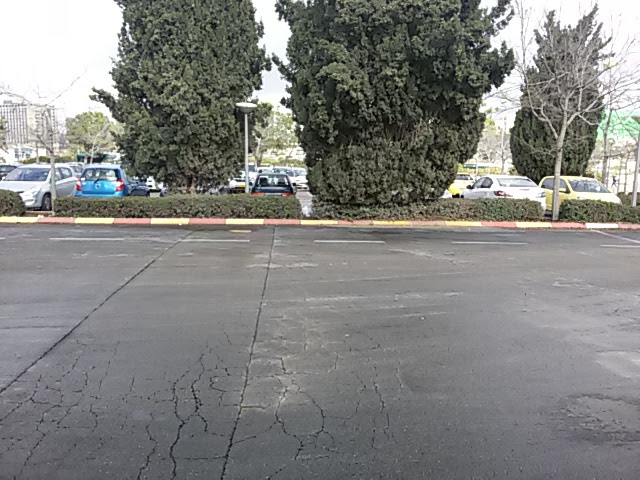
%> input picture data/inp/busStop1.jpg, 640 x 480 px
$ octave --eval "result = HarrisCornerDetector(rgb2gray(imread('../data/inp/busStop1.jpg')));"   (GNU Octave 9; MATLAB toolbox functions it lacks are replaced by stand-ins)
%> lines starting %> are read from the running program, lines starting %| are printed output that depends on the picture; in (x1, y1, x2, y2) boxes, pixels count from 0 and x2, y2 are one past the last pixel; in counts of white or black regions, pixels touching at a corner belong together; the program's own positions count from 1
### code/blurInImageSpace.m
%given an odd number and an image, creates an approximation of a gaussian
%filter, and blurs the image using it.
function blurImage = blurInImageSpace(inImage,kernelSize)
gausKer = [1 1];
for n = 1:kernelSize - 2;
    gausKer = conv2(gausKer, [1 1]);
end
if kernelSize ~= 1
    gausKer = conv2(gausKer, gausKer');
end
gausKer = gausKer / sum(sum(gausKer));
blurImage = conv2(inImage, gausKer, 'same');

### code/nonMaximumSuppression.m
function [ result ] = nonMaximumSuppression( response )
% Find local maxima of corner metric matrix.

%deal with the frame border
response(1:2,:)=-inf;
response(:,1:2)=-inf;

response(end-1:end,:)=-inf;
response(:,end-1:end)=-inf;

BW = imregionalmax(response,8);
maxResponse=max(response(:));

BW(response<(maxResponse*0.1))=0;
result = bwmorph(BW,'shrink',Inf);

end

### code/HarrisCornerDetector.m
function pos = HarrisCornerDetector( im )
% HARRISCORNERDETECTOR Extract key points from the image.
% Arguments:
% im ? nxm grayscale image to find key points inside.
% pos ? A nx2 matrix of [x,y] key points positions in im.
ix = conv2(im, [1 0 -1], 'same');
iy = conv2(im, [1; 0; -1], 'same');
ix2 = blurInImageSpace(ix .* ix, 3);
iy2 = blurInImageSpace(iy .* iy, 3);
ixIy = blurInImageSpace(ix .* iy, 3);
r = ((ix2 .* iy2) - (ixIy.^2)) - 0.04*((ix2 + iy2) .^ 2);
r = nonMaximumSuppression(r);
[row, col] = find(r == 1);
pos = [col, row];
%> in HarrisCornerDetector, `ix = conv2(im, [1 0 -1], 'same');`:
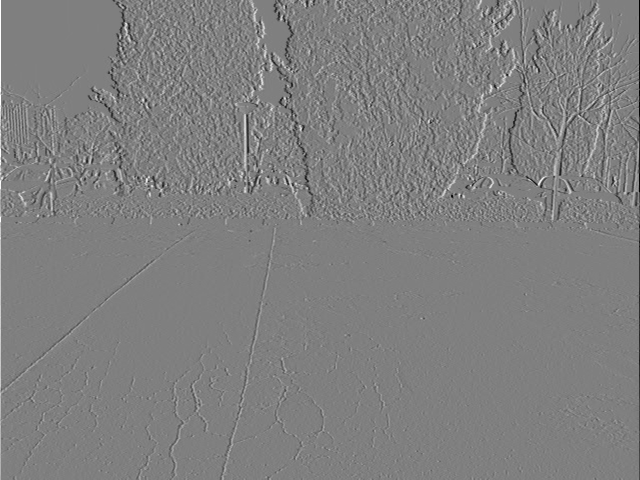
%> ix: size 480x640 double; min -255, max 255, mean 0; drawn with min black and max white
%> in HarrisCornerDetector, `iy = conv2(im, [1; 0; -1], 'same');`:
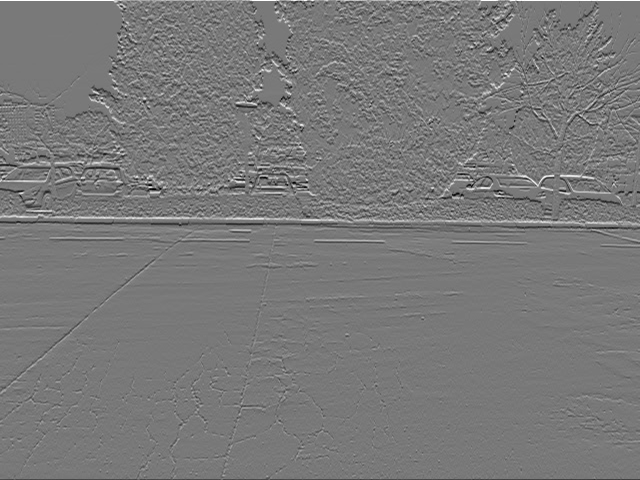
%> iy: size 480x640 double; min -232, max 255, mean -0.2; drawn with min black and max white
%> call 3 of blurInImageSpace, with kernelSize = 3
%> in blurInImageSpace (call 3), `blurImage = conv2(inImage, gausKer, 'same');`:
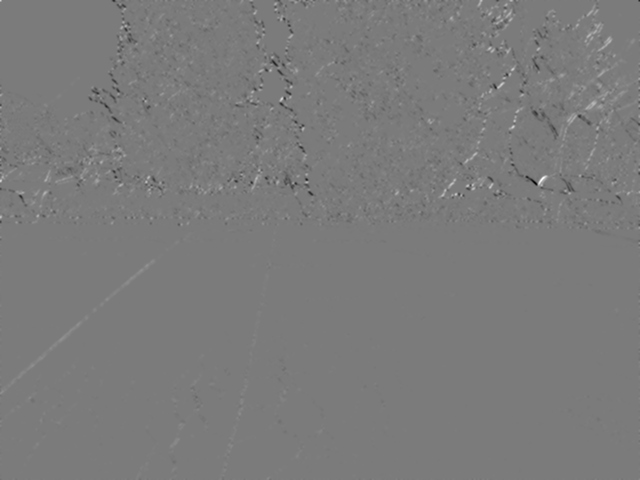
%> blurImage: size 480x640 double; min -22829.9, max 24299.8, mean -8.8; drawn with min black and max white
%> in HarrisCornerDetector, `r = ((ix2 .* iy2) - (ixIy.^2)) - 0.04*((ix2 + iy2) .^ 2);`:
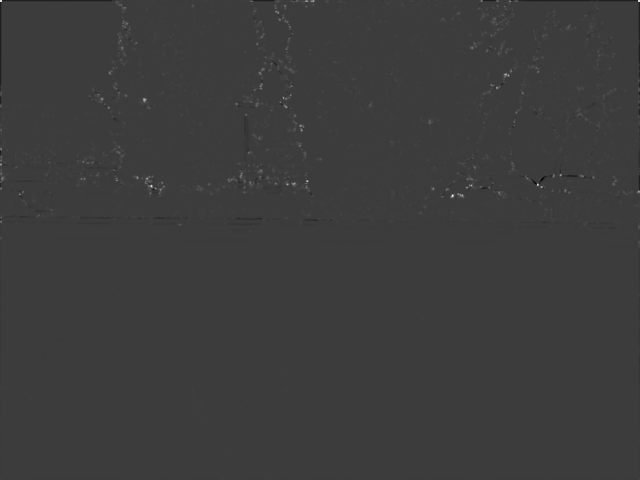
%> r: size 480x640 double; min -87331904.7, max 283685194.1, mean 586647.8; drawn with min black and max white
%> in nonMaximumSuppression, `response(:,end-1:end)=-inf;`:
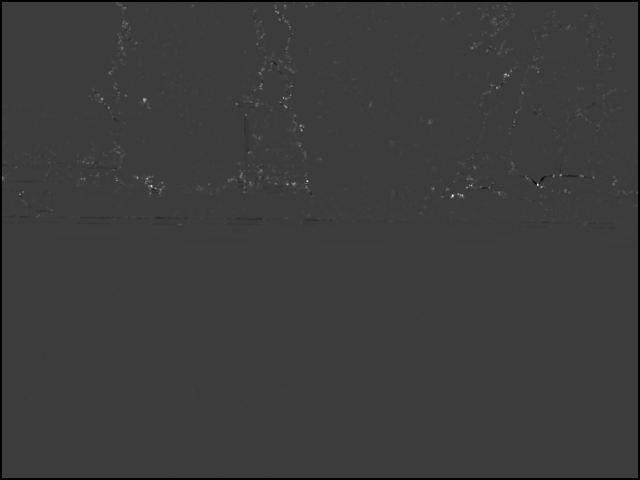
%> response: size 480x640 double; 1.45% of the values are NaN or infinite; the others: min -87331904.7, max 283685194.1, mean 642691.4; drawn with min black, max white, NaN and infinite black
%> in nonMaximumSuppression, `BW = imregionalmax(response,8);`:
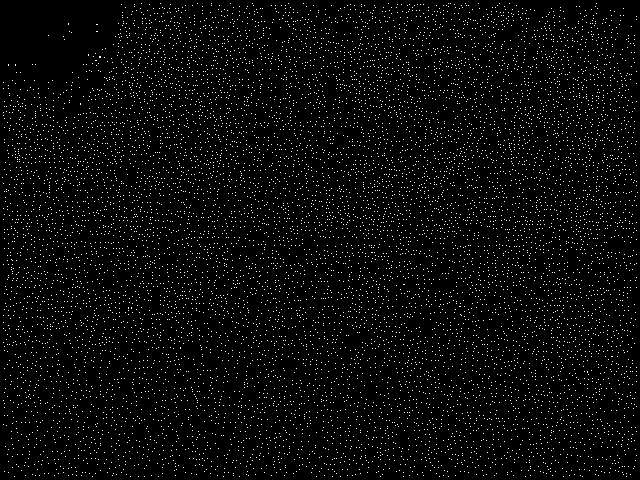
%> BW: size 480x640 logical; 3.5% white in thin lines or dots
%> in nonMaximumSuppression, `maxResponse=max(response(:));`: maxResponse = 283685194.1
%> in nonMaximumSuppression, `BW(response<(maxResponse*0.1))=0;`:
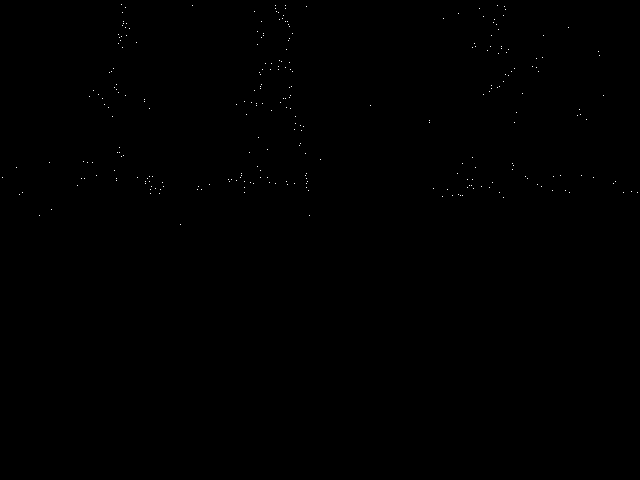
%> BW: size 480x640 logical; 0.09% white in thin lines or dots, all inside (x1, y1, x2, y2) = (2, 4, 638, 225)
%> in HarrisCornerDetector, `[row, col] = find(r == 1);`: row = 275 values from 5 to 225; col = 275 values from 3 to 638
%> in HarrisCornerDetector, `pos = [col, row];`: pos = 275 rows, first 12: [3 178; 17 168; 20 195; 23 193; 40 216; 50 163; 52 210; 78 186; 82 179; 84 162; 85 179; 88 163]
%> `result = HarrisCornerDetector(rgb2gray(imread('../data/inp/busStop1.jp..`: result has the same summary as pos in HarrisCornerDetector

$ run again, on data/inp/busStop2.jpg
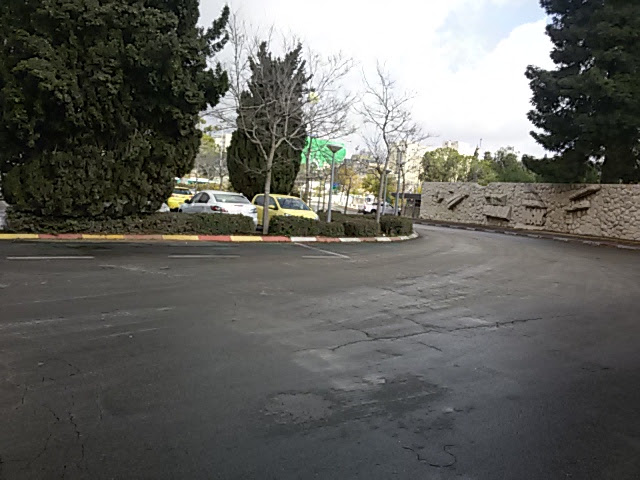
%> input picture data/inp/busStop2.jpg, 640 x 480 px
%> in nonMaximumSuppression, `BW = imregionalmax(response,8);`:
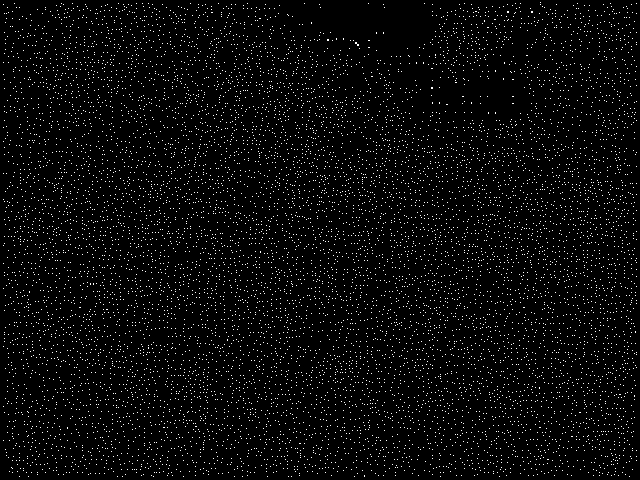
%> BW: size 480x640 logical; 3.4% white in thin lines or dots
%> maxResponse = 183508390.7
%> in nonMaximumSuppression, `BW(response<(maxResponse*0.1))=0;`:
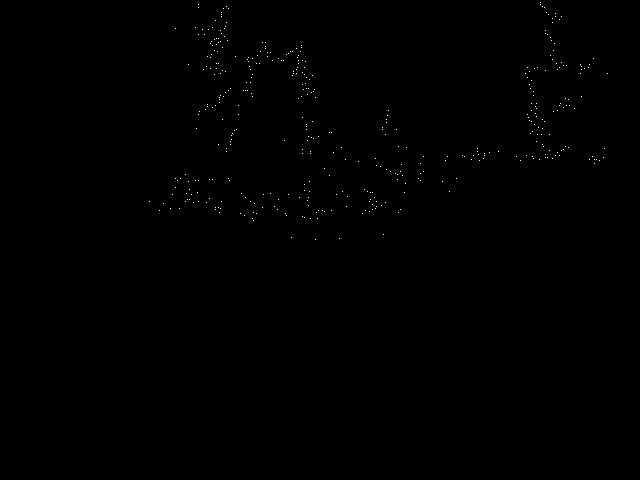
%> BW: size 480x640 logical; 0.14% white in thin lines or dots, all inside (x1, y1, x2, y2) = (149, 2, 608, 240)
%> row = 424 values from 3 to 240; col = 424 values from 150 to 608
%> pos = 424 rows, first 12: [150 202; 160 211; 164 204; 171 209; 173 195; 176 29; 176 179; 176 188; 178 181; 180 209; 181 179; 186 175]
%> result has the same summary as pos in HarrisCornerDetector

$ run again, on data/inp/busStop3.jpg
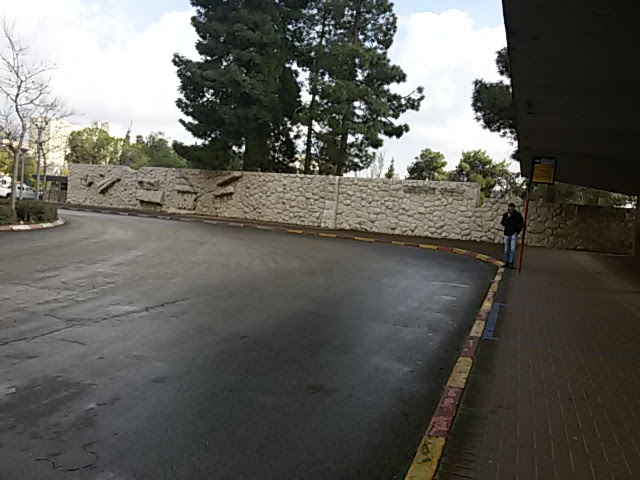
%> input picture data/inp/busStop3.jpg, 640 x 480 px
%> in nonMaximumSuppression, `BW = imregionalmax(response,8);`:
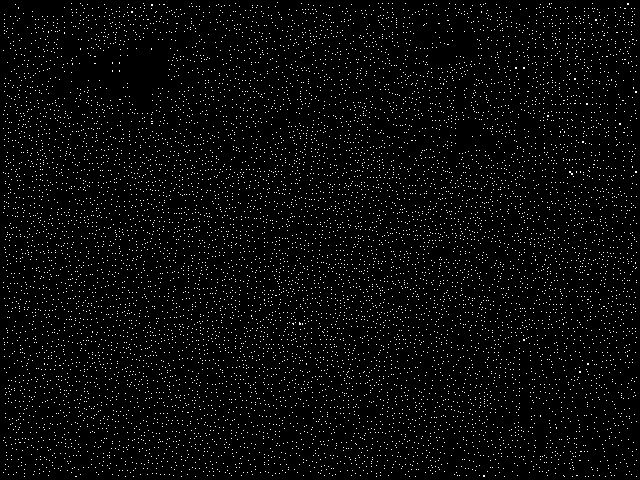
%> BW: size 480x640 logical; 3.4% white in thin lines or dots
%> maxResponse = 224974029.5
%> in nonMaximumSuppression, `BW(response<(maxResponse*0.1))=0;`:
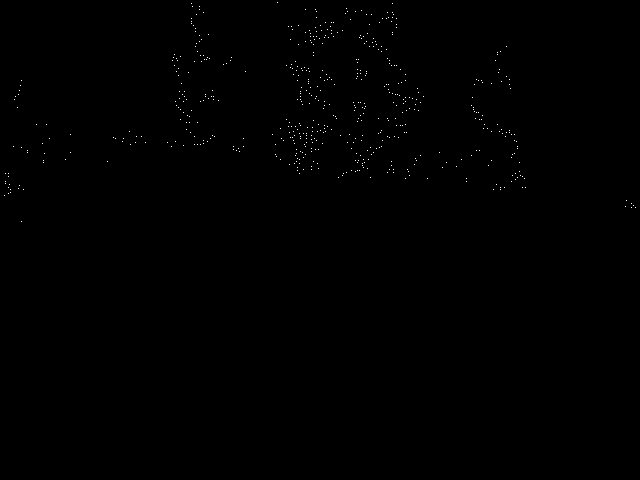
%> BW: size 480x640 logical; 0.19% white in thin lines or dots, all inside (x1, y1, x2, y2) = (4, 2, 636, 222)
%> row = 578 values from 3 to 222; col = 578 values from 5 to 636
%> pos = 578 rows, first 12: [5 196; 6 174; 6 182; 6 184; 9 174; 9 177; 9 188; 9 194; 10 185; 11 190; 11 193; 14 147]
%> result has the same summary as pos in HarrisCornerDetector

$ run again, on data/inp/myPan1.jpg
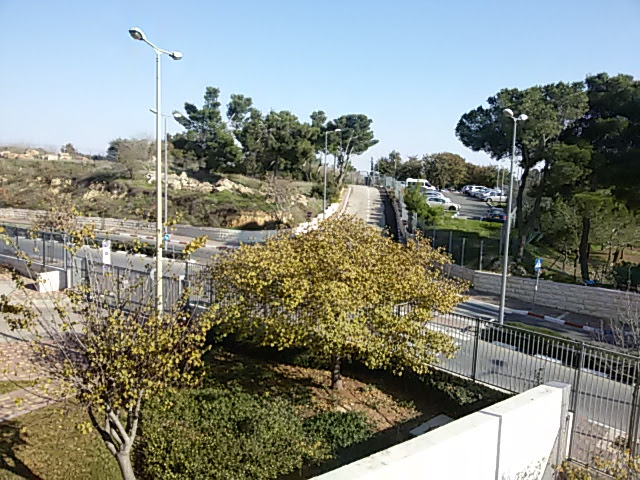
%> input picture data/inp/myPan1.jpg, 640 x 480 px
%> maxResponse = 211262828.3
%> in nonMaximumSuppression, `BW(response<(maxResponse*0.1))=0;`:
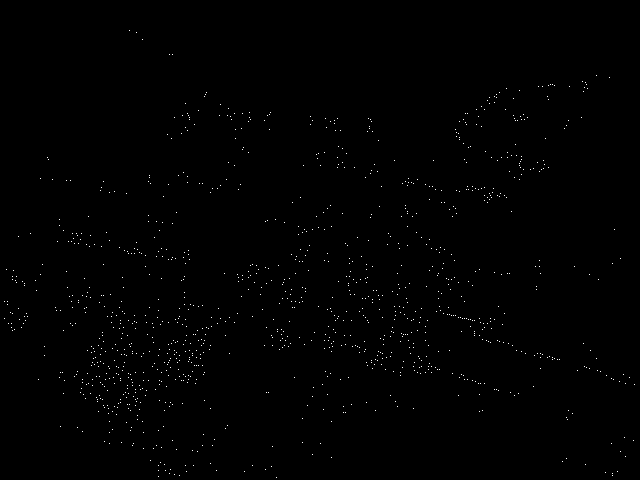
%> BW: size 480x640 logical; 0.4% white in thin lines or dots
%> row = 1240 values from 31 to 478; col = 1240 values from 5 to 635
%> pos = 1240 rows, first 12: [5 302; 5 319; 7 270; 8 302; 8 305; 9 324; 11 313; 12 324; 12 328; 13 277; 13 280; 13 314]
%> result has the same summary as pos in HarrisCornerDetector
